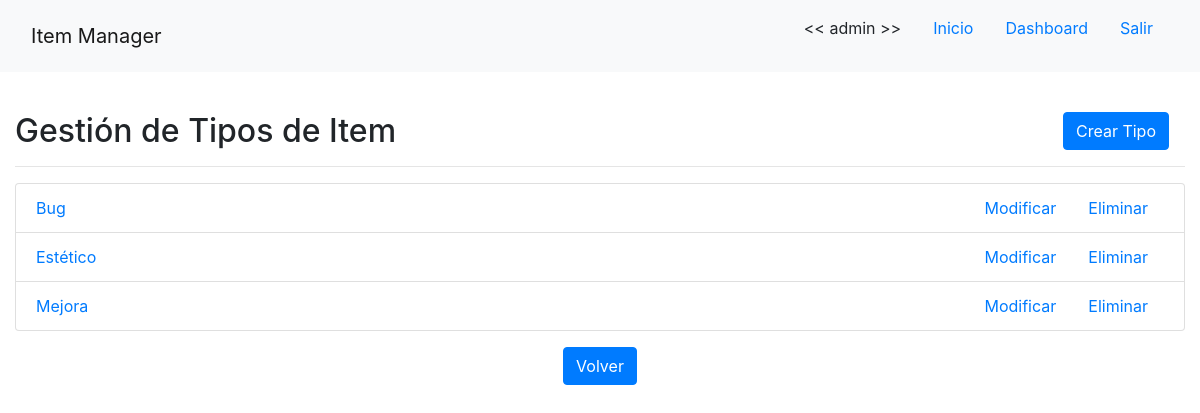
Page /tipoitem/ (signed in) on the committed database.
### app/models/tipo_item.py (models this page shows, shortened)
class TipoItem(models.Model):
    nombre = models.CharField(verbose_name='nombre', max_length=255, unique=True)
    detalle = models.CharField(verbose_name='detalle', max_length=255)
    workflow = models.ManyToManyField(CambioEstado, verbose_name='workflow')

### app/views/tipo_item.py (the view)
# urls.py: path('tipoitem/', TipoItemListView.as_view(), name='tipoitem-list'),
class TipoItemListView(LoginRequiredMixin, ListView):
    template_name = 'app/tipo_item_list.html'
    model = TipoItem
    queryset = TipoItem.objects.order_by('nombre')

### app/templates/app/tipo_item_list.html (shortened to what this page needs)
{% extends 'base.html' %}
{% load crispy_forms_tags %}
{% block content %}
    {% if user.is_staff %}
    <br>
    <h2>Gestión de Tipos de Item
    <div class="float-right"><a class="btn btn-primary mx-3 float-right" href="{% url 'tipoitem-create' %}">Crear Tipo</a></div>
    </h2>
    <hr>
    <ul class="list-group">
        {% for tipo in object_list %}
            <li class="list-group-item">
                <a href="{% url 'tipoitem-detail' tipo.id %}">
                    <div class="float-left">{{ tipo.nombre }}</div>
                </a>
                <div>
                    <a class="mx-3 float-right" href="{% url 'tipoitem-delete' tipo.id %}">Eliminar</a>
                    <a class="mx-3 float-right" href="{% url 'tipoitem-update' tipo.id %}">Modificar</a>
                </div>
            </li>
        {% endfor %}
    </ul>
    <div class="text-center mt-3">
        <a class="btn btn-primary" href="{% url 'dashboard' %}">Volver</a>
    </div>
    {% else %}
        <br>
        <h2>No tiene los permisos necesarios para ver esta página!</h2>
        <a class="btn btn-primary" href="{% url 'home' %}">Volver al Inicio</a>
    {% endif %}
{% endblock %}

### templates/base.html (shortened to what this page needs)
{% load static %}
<!DOCTYPE html>
<html lang="es">
<head>
    <link rel="stylesheet" href="https://stackpath.bootstrapcdn.com/bootstrap/4.5.0/css/bootstrap.min.css">
</head>
<body>
    <nav class="navbar sticky-top navbar-light bg-light align-items-center">
        <div class="col-12 col-md-6 text-center text-md-left">
            <a class="navbar-brand" href="{% url 'home' %}">Item Manager</a>
        </div>
        <div class="col-12 col-md-6 d-flex justify-content-center justify-content-md-end">
            {% if user.is_authenticated %}
                <p class="nav-link d-none d-md-block"><< {{ user.username }} >></p>
                <a class="nav-link d-none d-md-block" href="{% url 'home' %}">Inicio</a>
                {% if user.is_staff %}
                    <a class="nav-link d-none d-md-block" href="{% url 'dashboard' %}">Dashboard</a>
                {% else %}
                    <a class="nav-link d-none d-md-block" href="{% url 'mis-proyectos-list' %}">Mis Proyectos</a>
                    <a class="nav-link d-none d-md-block" href="{% url 'mis-items-list' %}">Mis Items</a>
                {% endif %}
                <a class="nav-link d-none d-md-block" href="{% url 'logout' %}">Salir</a>
            {% endif %}
        </div>
    </nav>
    <div class="container-fluid justify-content-center mt-3">
        {% block content %}{% endblock %}
    </div>
</body>
</html>

### rows in the picture
TipoItem: nombre "Bug"
TipoItem: nombre "Estético"
TipoItem: nombre "Mejora"

### other values in the picture
{{ user.username }} "admin"
